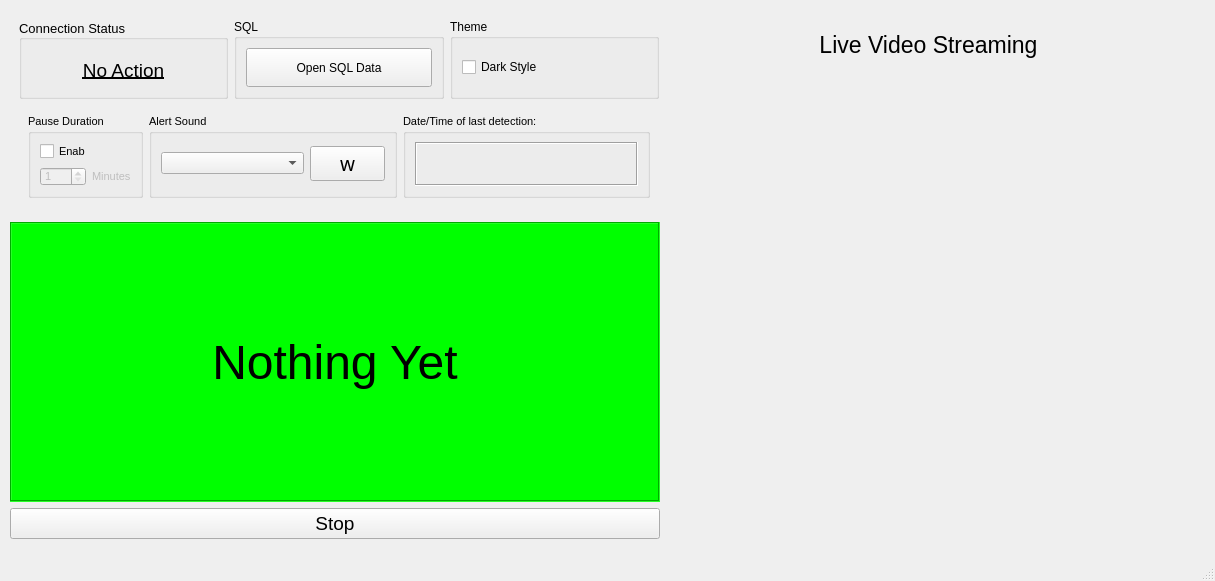
<?xml version="1.0" encoding="UTF-8"?>
<ui version="4.0">
 <class>MainWindow</class>
 <widget class="QMainWindow" name="MainWindow">
  <property name="geometry">
   <rect>
    <x>0</x>
    <y>0</y>
    <width>1215</width>
    <height>581</height>
   </rect>
  </property>
  <property name="sizePolicy">
   <sizepolicy hsizetype="Fixed" vsizetype="Fixed">
    <horstretch>0</horstretch>
    <verstretch>0</verstretch>
   </sizepolicy>
  </property>
  <property name="minimumSize">
   <size>
    <width>1215</width>
    <height>581</height>
   </size>
  </property>
  <property name="maximumSize">
   <size>
    <width>1215</width>
    <height>581</height>
   </size>
  </property>
  <property name="windowTitle">
   <string>Alert</string>
  </property>
  <widget class="QWidget" name="centralwidget">
   <widget class="QWidget" name="">
    <property name="geometry">
     <rect>
      <x>10</x>
      <y>10</y>
      <width>1173</width>
      <height>529</height>
     </rect>
    </property>
    <layout class="QHBoxLayout" name="horizontalLayout_4">
     <item>
      <layout class="QVBoxLayout" name="verticalLayout_6">
       <item>
        <widget class="QWidget" name="widget" native="true">
         <property name="maximumSize">
          <size>
           <width>16777215</width>
           <height>223</height>
          </size>
         </property>
         <layout class="QVBoxLayout" name="verticalLayout_4">
          <item>
           <layout class="QHBoxLayout" name="horizontalLayout">
            <item>
             <widget class="QGroupBox" name="groupBox">
              <property name="minimumSize">
               <size>
                <width>0</width>
                <height>54</height>
               </size>
              </property>
              <property name="font">
               <font>
                <pointsize>10</pointsize>
               </font>
              </property>
              <property name="autoFillBackground">
               <bool>true</bool>
              </property>
              <property name="title">
               <string>Connection Status</string>
              </property>
              <property name="alignment">
               <set>Qt::AlignLeading|Qt::AlignLeft|Qt::AlignVCenter</set>
              </property>
              <property name="flat">
               <bool>false</bool>
              </property>
              <layout class="QGridLayout" name="gridLayout_6">
               <item row="0" column="0">
                <widget class="QLabel" name="scan_label">
                 <property name="minimumSize">
                  <size>
                   <width>31</width>
                   <height>42</height>
                  </size>
                 </property>
                 <property name="font">
                  <font>
                   <pointsize>14</pointsize>
                   <underline>true</underline>
                  </font>
                 </property>
                 <property name="text">
                  <string>No Action</string>
                 </property>
                 <property name="alignment">
                  <set>Qt::AlignCenter</set>
                 </property>
                </widget>
               </item>
              </layout>
             </widget>
            </item>
            <item>
             <widget class="QGroupBox" name="groupBox_3">
              <property name="title">
               <string>SQL</string>
              </property>
              <layout class="QGridLayout" name="gridLayout_5">
               <item row="0" column="0">
                <widget class="QPushButton" name="btn_sql">
                 <property name="maximumSize">
                  <size>
                   <width>200</width>
                   <height>55</height>
                  </size>
                 </property>
                 <property name="cursor">
                  <cursorShape>PointingHandCursor</cursorShape>
                 </property>
                 <property name="text">
                  <string>Open SQL Data</string>
                 </property>
                </widget>
               </item>
              </layout>
             </widget>
            </item>
            <item>
             <widget class="QGroupBox" name="groupBox_6">
              <property name="title">
               <string>Theme</string>
              </property>
              <layout class="QGridLayout" name="gridLayout_7">
               <item row="0" column="0">
                <widget class="QCheckBox" name="checkBox_theme">
                 <property name="cursor">
                  <cursorShape>PointingHandCursor</cursorShape>
                 </property>
                 <property name="text">
                  <string>Dark Style</string>
                 </property>
                 <property name="iconSize">
                  <size>
                   <width>25</width>
                   <height>25</height>
                  </size>
                 </property>
                </widget>
               </item>
              </layout>
             </widget>
            </item>
           </layout>
          </item>
          <item>
           <widget class="QWidget" name="widget" native="true">
            <layout class="QHBoxLayout" name="horizontalLayout_2">
             <item>
              <widget class="QGroupBox" name="groupBox_4">
               <property name="minimumSize">
                <size>
                 <width>0</width>
                 <height>59</height>
                </size>
               </property>
               <property name="maximumSize">
                <size>
                 <width>115</width>
                 <height>16777215</height>
                </size>
               </property>
               <property name="font">
                <font>
                 <pointsize>8</pointsize>
                </font>
               </property>
               <property name="title">
                <string>Pause Duration</string>
               </property>
               <property name="flat">
                <bool>false</bool>
               </property>
               <property name="checkable">
                <bool>false</bool>
               </property>
               <property name="checked">
                <bool>false</bool>
               </property>
               <layout class="QGridLayout" name="gridLayout_3">
                <item row="1" column="1">
                 <widget class="QLabel" name="label_3">
                  <property name="enabled">
                   <bool>false</bool>
                  </property>
                  <property name="text">
                   <string>Minutes</string>
                  </property>
                 </widget>
                </item>
                <item row="1" column="0">
                 <widget class="QSpinBox" name="spinBox_mute">
                  <property name="enabled">
                   <bool>false</bool>
                  </property>
                  <property name="minimumSize">
                   <size>
                    <width>0</width>
                    <height>17</height>
                   </size>
                  </property>
                  <property name="cursor">
                   <cursorShape>PointingHandCursor</cursorShape>
                  </property>
                  <property name="minimum">
                   <number>1</number>
                  </property>
                  <property name="maximum">
                   <number>30</number>
                  </property>
                  <property name="value">
                   <number>1</number>
                  </property>
                 </widget>
                </item>
                <item row="0" column="0">
                 <widget class="QCheckBox" name="checkBox_pause">
                  <property name="cursor">
                   <cursorShape>PointingHandCursor</cursorShape>
                  </property>
                  <property name="text">
                   <string>Enable</string>
                  </property>
                 </widget>
                </item>
               </layout>
              </widget>
             </item>
             <item>
              <widget class="QGroupBox" name="groupBox_5">
               <property name="font">
                <font>
                 <pointsize>8</pointsize>
                </font>
               </property>
               <property name="title">
                <string>Alert Sound</string>
               </property>
               <layout class="QGridLayout" name="gridLayout_4">
                <item row="0" column="0">
                 <layout class="QVBoxLayout" name="verticalLayout_2">
                  <item>
                   <layout class="QHBoxLayout" name="horizontalLayout_3">
                    <item>
                     <widget class="QComboBox" name="comboBox">
                      <property name="cursor">
                       <cursorShape>PointingHandCursor</cursorShape>
                      </property>
                     </widget>
                    </item>
                    <item>
                     <widget class="QPushButton" name="play_btn">
                      <property name="maximumSize">
                       <size>
                        <width>75</width>
                        <height>16777215</height>
                       </size>
                      </property>
                      <property name="font">
                       <font>
                        <family>Wingdings 3</family>
                        <pointsize>14</pointsize>
                       </font>
                      </property>
                      <property name="cursor">
                       <cursorShape>PointingHandCursor</cursorShape>
                      </property>
                      <property name="styleSheet">
                       <string notr="true"/>
                      </property>
                      <property name="text">
                       <string>w</string>
                      </property>
                      <property name="autoDefault">
                       <bool>false</bool>
                      </property>
                      <property name="default">
                       <bool>false</bool>
                      </property>
                      <property name="flat">
                       <bool>false</bool>
                      </property>
                     </widget>
                    </item>
                   </layout>
                  </item>
                 </layout>
                </item>
               </layout>
              </widget>
             </item>
             <item>
              <widget class="QGroupBox" name="groupBox_2">
               <property name="font">
                <font>
                 <pointsize>8</pointsize>
                </font>
               </property>
               <property name="title">
                <string>Date/Time of last detection:</string>
               </property>
               <layout class="QGridLayout" name="gridLayout">
                <item row="0" column="0">
                 <widget class="QLabel" name="date_label">
                  <property name="font">
                   <font>
                    <pointsize>14</pointsize>
                   </font>
                  </property>
                  <property name="frameShape">
                   <enum>QFrame::Box</enum>
                  </property>
                  <property name="frameShadow">
                   <enum>QFrame::Sunken</enum>
                  </property>
                  <property name="text">
                   <string/>
                  </property>
                  <property name="alignment">
                   <set>Qt::AlignCenter</set>
                  </property>
                 </widget>
                </item>
               </layout>
              </widget>
             </item>
            </layout>
           </widget>
          </item>
         </layout>
        </widget>
       </item>
       <item>
        <layout class="QVBoxLayout" name="verticalLayout_5">
         <property name="rightMargin">
          <number>8</number>
         </property>
         <item>
          <widget class="QLabel" name="label">
           <property name="minimumSize">
            <size>
             <width>650</width>
             <height>280</height>
            </size>
           </property>
           <property name="font">
            <font>
             <family>Arial</family>
             <pointsize>36</pointsize>
            </font>
           </property>
           <property name="cursor">
            <cursorShape>CrossCursor</cursorShape>
           </property>
           <property name="layoutDirection">
            <enum>Qt::LeftToRight</enum>
           </property>
           <property name="autoFillBackground">
            <bool>false</bool>
           </property>
           <property name="styleSheet">
            <string notr="true">background-color: rgb(0, 255, 0);</string>
           </property>
           <property name="frameShape">
            <enum>QFrame::Box</enum>
           </property>
           <property name="frameShadow">
            <enum>QFrame::Sunken</enum>
           </property>
           <property name="text">
            <string>Nothing Yet</string>
           </property>
           <property name="textFormat">
            <enum>Qt::PlainText</enum>
           </property>
           <property name="alignment">
            <set>Qt::AlignCenter</set>
           </property>
          </widget>
         </item>
         <item>
          <layout class="QVBoxLayout" name="verticalLayout_3">
           <item>
            <widget class="QPushButton" name="stop_btn">
             <property name="sizePolicy">
              <sizepolicy hsizetype="Preferred" vsizetype="Preferred">
               <horstretch>0</horstretch>
               <verstretch>0</verstretch>
              </sizepolicy>
             </property>
             <property name="minimumSize">
              <size>
               <width>650</width>
               <height>0</height>
              </size>
             </property>
             <property name="maximumSize">
              <size>
               <width>16777215</width>
               <height>47</height>
              </size>
             </property>
             <property name="font">
              <font>
               <pointsize>14</pointsize>
              </font>
             </property>
             <property name="cursor">
              <cursorShape>PointingHandCursor</cursorShape>
             </property>
             <property name="toolTip">
              <string/>
             </property>
             <property name="toolTipDuration">
              <number>2</number>
             </property>
             <property name="statusTip">
              <string/>
             </property>
             <property name="whatsThis">
              <string/>
             </property>
             <property name="accessibleName">
              <string/>
             </property>
             <property name="accessibleDescription">
              <string/>
             </property>
             <property name="text">
              <string>Stop</string>
             </property>
            </widget>
           </item>
          </layout>
         </item>
        </layout>
       </item>
      </layout>
     </item>
     <item>
      <layout class="QVBoxLayout" name="verticalLayout">
       <item>
        <widget class="QLabel" name="label_2">
         <property name="maximumSize">
          <size>
           <width>16777215</width>
           <height>70</height>
          </size>
         </property>
         <property name="font">
          <font>
           <pointsize>17</pointsize>
           <weight>50</weight>
           <bold>false</bold>
          </font>
         </property>
         <property name="text">
          <string>Live Video Streaming</string>
         </property>
         <property name="alignment">
          <set>Qt::AlignCenter</set>
         </property>
        </widget>
       </item>
       <item>
        <widget class="QLabel" name="label_img">
         <property name="minimumSize">
          <size>
           <width>500</width>
           <height>0</height>
          </size>
         </property>
         <property name="font">
          <font>
           <pointsize>37</pointsize>
          </font>
         </property>
         <property name="cursor">
          <cursorShape>CrossCursor</cursorShape>
         </property>
         <property name="styleSheet">
          <string notr="true"/>
         </property>
         <property name="text">
          <string/>
         </property>
        </widget>
       </item>
      </layout>
     </item>
    </layout>
   </widget>
  </widget>
  <widget class="QMenuBar" name="menubar">
   <property name="geometry">
    <rect>
     <x>0</x>
     <y>0</y>
     <width>1215</width>
     <height>21</height>
    </rect>
   </property>
  </widget>
  <widget class="QStatusBar" name="statusbar"/>
 </widget>
 <resources/>
 <connections/>
</ui>
